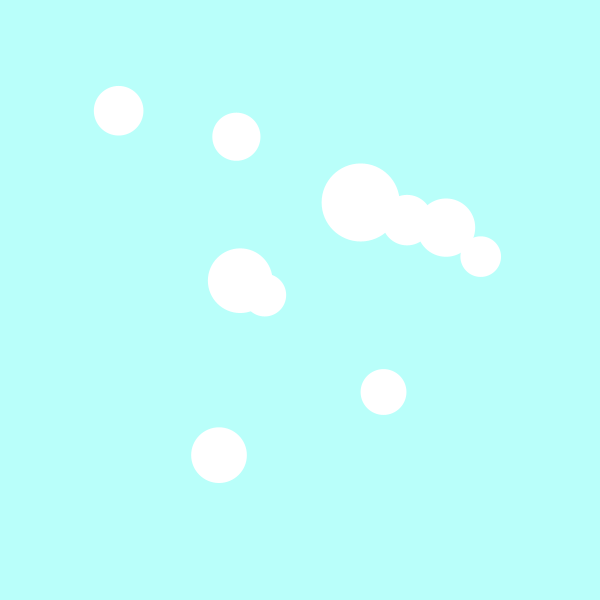
Frame 1 (no input)
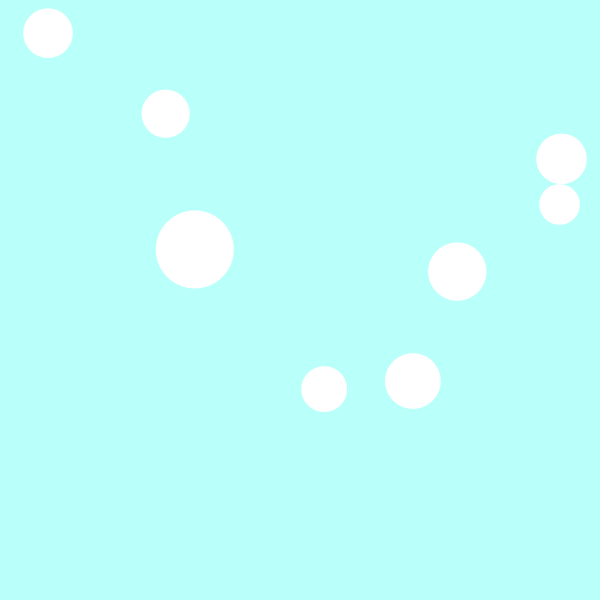
Frame 60 (the mouse pressed at the canvas centre just before this capture)
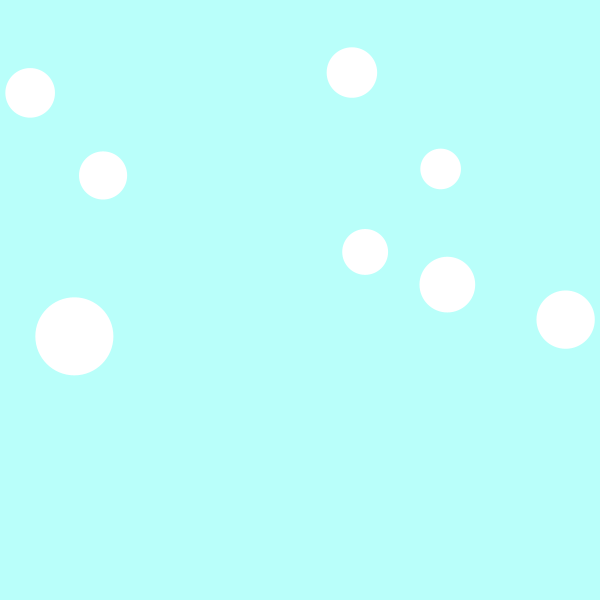
Frame 120 (the mouse held since frame 60 and released just before this capture)

The Processing sketch that drew these frames (run headless with seeded random() and noise(); from frame 60 on, the mouse is pressed at the canvas centre):

// Processing sketch: collisionHW_soln
// ── collisionHW_soln.pde
//Ball[] myBalls = {new Ball(100, 100, random(40, 80)), new Ball(400, 400, random(20, 30))}; 
int n = 10; 

Ball [] myBalls; 
void setup(){
  size(600, 600);
  
  myBalls = new Ball[n];
  
  for(int i = 0; i<n; i++){
    myBalls[i] = new Ball(100+random(0,width-200),100+random(0,height-200), random(20,40)); 
  }
}

void draw(){
  background(185,255,250); 
  
  for(Ball b: myBalls){//loops through the objects in the myBalls array
    b.update(); 
    b.display(); 
    b.checkBoundaries(); 
    //b.checkCollision(myBalls); 
  }
  for(int i = 0; i<n; i++){
    for(int j = 0; j<n; j++){
      if(i!=j){
        myBalls[i].checkCollision(myBalls[j]);
      }  
    } 
  }
  //myBalls[0].checkCollision(myBalls[1]); 
}
// ── Ball.pde
//derived from Circle with Swapping Velocites, Ira Greenberg

class Ball{
  PVector position; 
  PVector velocity; 
  
  float size, mass; 
  

  
  Ball(float x, float y, float size){
    position = new PVector(x, y); 
    velocity = PVector.random2D(); //.random2D method generates a random 2dimensional vector
    //the value it returns is normalized, meaning only has direction with a unit value of 1
    
    velocity.mult(random(2,4)); //because the velocity vector only has direction, 
    //we multiple it by a random value between 2 and 4 to give it magnitude 
    
    this.size = size; 
    mass = size*.1; //assigning a mass to our ball that is 1/10 its radius
  }
  
  void update(){
    position.add(velocity); 
  }
  
  void checkBoundaries(){
    if(position.x> width-size || position.x<= size){
      velocity.x = -velocity.x; 
    }
    if(position.y> height-size || position.y<= size){
      velocity.y = -velocity.y; 
    }
  }
  
  void checkCollision(Ball otherB){
    for(int i = 0; i<n; i++){
      PVector dist = PVector.sub(otherB.position, position); //calculating the 
      //distance between the ball instances by subtracting their position vectors
      
      float distMag = dist.mag(); // remember magnitude is the value of our 
      //vector without direction. think of it like the absolute value for your vector
      
     float minDist = size + otherB.size; //calculating the distance at which the balls will
     //be touching
     
     if(distMag < minDist){ //if the distance between our positions is less than the 
     //distance between the balls radii 
        float distCorrection = (minDist - distMag)/2; 
        //calculates how much we need to correct our vector vel by 
        //calculates the direction that our ball bounces in after collision 
        
        PVector d = dist.copy(); // 
        PVector correctionVector = d.normalize().mult(distCorrection); //multiples 
        //our original dist vector by the new direction the ball needs to move in 
        
        otherB.position.add(correctionVector); //adds our new calculated vector to the other b
        position.sub(correctionVector); //subtracts the corrected direction 
       
        float theta = dist.heading(); //method that calculates the angle of rotation of a vector in 2 dimensions
        
        PVector[] bTemp = {new PVector(), new PVector()}; //we set up an 
       // array to store the current value and previous value of our ball positions
  
        bTemp[1].x  = cos(theta) * dist.x + sin(theta) * dist.y;
        bTemp[1].y  = cos(theta) * dist.y - sin(theta) * dist.x;
        
        PVector[] vTemp = {new PVector(), new PVector()}; 
        //do the same with the velocity 
        
        vTemp[0].x = cos(theta)*velocity.x + sin(theta)*velocity.y; 
        vTemp[0].y = cos(theta)*velocity.y - sin(theta)*velocity.x; 
        vTemp[1].x = cos(theta)*otherB.velocity.x + sin(theta)*otherB.velocity.y; 
        vTemp[1].y = cos(theta)*otherB.velocity.y - sin(theta)*otherB.velocity.x; 
        
        
        //our final vel is based on the conservation of momentum 
        //the rate of change in momentum is equal and opposite
        
        //for two obejcts A & B: 
        //massA * change in Velocity A = -massB * change in Velocity of B
        //massA * (velFinalA - initialVelocityA) = massB * (velFinalB - initialVelocityB)
        PVector[] vFinal = {new PVector(), new PVector()};
        
        
        //solving for the final velocity of object a in our above equation 
        vFinal[0].x = ((mass - otherB.mass) * vTemp[0].x + 2 * otherB.mass * vTemp[1].x) / (mass + otherB.mass);
        vFinal[0].y = vTemp[0].y;
  
        // final rotated velocity for b[0]
        vFinal[1].x = ((otherB.mass - mass) * vTemp[1].x + 2 * mass * vTemp[0].x) / (mass + otherB.mass);
        vFinal[1].y = vTemp[1].y;
  
        // hack to avoid clumping
        bTemp[0].x += vFinal[0].x;
        bTemp[1].x += vFinal[1].x;
  
  
        // rotate balls
        PVector[] bFinal = { 
          new PVector(), new PVector()
        };
  
        bFinal[0].x = cos(theta) * bTemp[0].x - sin(theta) * bTemp[0].y;
        bFinal[0].y = cos(theta) * bTemp[0].y + sin(theta) * bTemp[0].x;
        bFinal[1].x = cos(theta) * bTemp[1].x - sin(theta) * bTemp[1].y;
        bFinal[1].y = cos(theta) * bTemp[1].y + sin(theta) * bTemp[1].x;
  
        // update balls to screen position
        otherB.position.x = position.x + bFinal[1].x;
        otherB.position.y = position.y + bFinal[1].y;
  
        position.add(bFinal[0]);
  
        // update velocities
        velocity.x = cos(theta) * vFinal[0].x - sin(theta) * vFinal[0].y;
        velocity.y = cos(theta) * vFinal[0].y + sin(theta) * vFinal[0].x;
        otherB.velocity.x = cos(theta) * vFinal[1].x - sin(theta) * vFinal[1].y;
        otherB.velocity.y = cos(theta) * vFinal[1].y + sin(theta) * vFinal[1].x;
      }
    }
  }
  
  void display(){
    fill(255); 
    noStroke();
    ellipse(position.x, position.y, size*2, size*2); 
  }
}  
